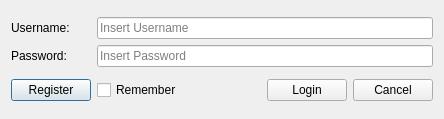
<?xml version="1.0" encoding="UTF-8"?>
<ui version="4.0">
 <class>UserLoginDialog</class>
 <widget class="QDialog" name="UserLoginDialog">
  <property name="windowModality">
   <enum>Qt::WindowModal</enum>
  </property>
  <property name="geometry">
   <rect>
    <x>0</x>
    <y>0</y>
    <width>444</width>
    <height>119</height>
   </rect>
  </property>
  <property name="windowTitle">
   <string>Login</string>
  </property>
  <layout class="QVBoxLayout" name="verticalLayout">
   <item>
    <layout class="QVBoxLayout" name="accountInfoLayout">
     <item>
      <layout class="QHBoxLayout" name="usernameHorizonalLayout">
       <item>
        <widget class="QLabel" name="usernameLabel">
         <property name="sizePolicy">
          <sizepolicy hsizetype="Preferred" vsizetype="Fixed">
           <horstretch>0</horstretch>
           <verstretch>0</verstretch>
          </sizepolicy>
         </property>
         <property name="minimumSize">
          <size>
           <width>80</width>
           <height>0</height>
          </size>
         </property>
         <property name="maximumSize">
          <size>
           <width>60</width>
           <height>16777215</height>
          </size>
         </property>
         <property name="text">
          <string>Username:</string>
         </property>
        </widget>
       </item>
       <item>
        <widget class="QLineEdit" name="userNameLineEdit">
         <property name="placeholderText">
          <string>Insert Username</string>
         </property>
        </widget>
       </item>
      </layout>
     </item>
     <item>
      <layout class="QHBoxLayout" name="passwordHorizonalLayout">
       <item>
        <widget class="QLabel" name="passwordLabel">
         <property name="sizePolicy">
          <sizepolicy hsizetype="Fixed" vsizetype="Preferred">
           <horstretch>0</horstretch>
           <verstretch>0</verstretch>
          </sizepolicy>
         </property>
         <property name="minimumSize">
          <size>
           <width>80</width>
           <height>0</height>
          </size>
         </property>
         <property name="maximumSize">
          <size>
           <width>60</width>
           <height>16777215</height>
          </size>
         </property>
         <property name="text">
          <string>Password:</string>
         </property>
        </widget>
       </item>
       <item>
        <widget class="QLineEdit" name="passwordLineEdit">
         <property name="inputMask">
          <string/>
         </property>
         <property name="maxLength">
          <number>20</number>
         </property>
         <property name="echoMode">
          <enum>QLineEdit::Password</enum>
         </property>
         <property name="placeholderText">
          <string>Insert Password</string>
         </property>
        </widget>
       </item>
      </layout>
     </item>
    </layout>
   </item>
   <item>
    <layout class="QHBoxLayout" name="buttonBarHorizonalLayout">
     <item>
      <widget class="QPushButton" name="registerPushButton">
       <property name="text">
        <string>Register</string>
       </property>
      </widget>
     </item>
     <item>
      <layout class="QHBoxLayout" name="horizontalLayout">
       <item>
        <widget class="QCheckBox" name="rememberUserCheckbox">
         <property name="text">
          <string>Remember</string>
         </property>
        </widget>
       </item>
      </layout>
     </item>
     <item>
      <spacer name="buttonBarHorizontalSpacer">
       <property name="orientation">
        <enum>Qt::Horizontal</enum>
       </property>
       <property name="sizeHint" stdset="0">
        <size>
         <width>40</width>
         <height>20</height>
        </size>
       </property>
      </spacer>
     </item>
     <item>
      <widget class="QPushButton" name="loginButton">
       <property name="text">
        <string>Login</string>
       </property>
      </widget>
     </item>
     <item>
      <widget class="QPushButton" name="cancelButton">
       <property name="text">
        <string>Cancel</string>
       </property>
      </widget>
     </item>
    </layout>
   </item>
  </layout>
 </widget>
 <resources/>
 <connections/>
</ui>
